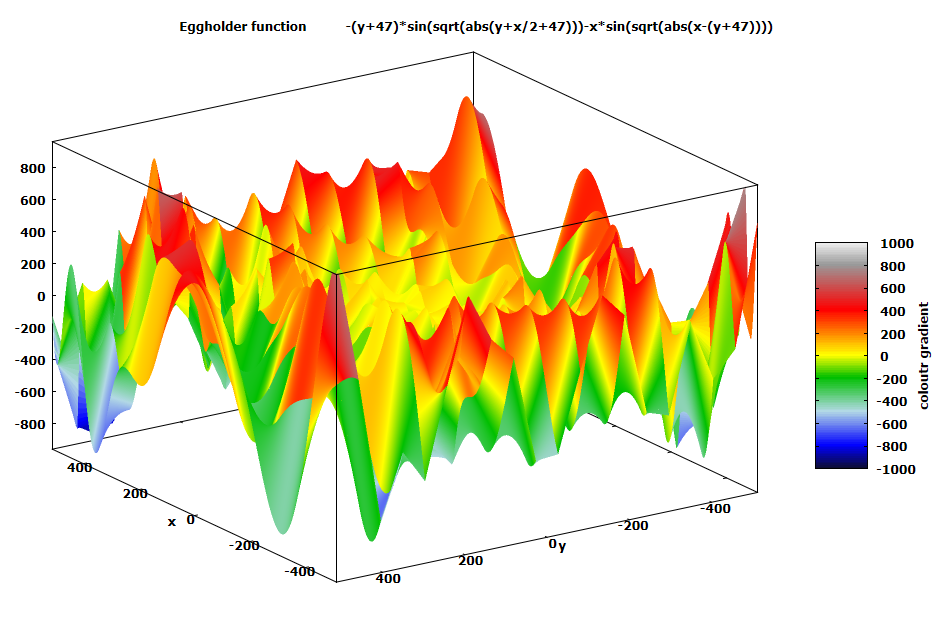

The script that saved this image:
# set terminal pngcairo transparent enhanced font "arial,10" fontscale 1.0 size 800, 640
# set output 'pm3d.png'
set border 4095 front lt black linewidth 1.000 dashtype solid
set sample 15, 15
set isosample 20, 20
unset surface
set style data lines
set xyplane relative 0
set title "Eggholder function"
set xlabel "x"
set xrange [-512.0000 : +512.0000] noreverse nowriteback
set ylabel "y"
set yrange [-512.0000 : +512.0000] noreverse nowriteback
set zrange [-960.0000 : +960.0000] noreverse nowriteback
set cblabel "coloutr gradient"
set samples 2000
set palette model RGB
set palette defined 
set pm3d
splot -(y+47)*sin(sqrt(abs(y+x/2+47)))-x*sin(sqrt(abs(x-(y+47))))